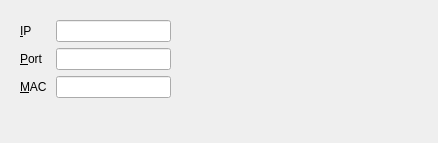
<?xml version="1.0" encoding="UTF-8"?>
<ui version="4.0">
 <class>Widget</class>
 <widget class="QWidget" name="Widget">
  <property name="geometry">
   <rect>
    <x>0</x>
    <y>0</y>
    <width>438</width>
    <height>143</height>
   </rect>
  </property>
  <property name="windowTitle">
   <string>Widget</string>
  </property>
  <widget class="QWidget" name="">
   <property name="geometry">
    <rect>
     <x>10</x>
     <y>10</y>
     <width>171</width>
     <height>101</height>
    </rect>
   </property>
   <layout class="QVBoxLayout" name="verticalLayout">
    <property name="leftMargin">
     <number>10</number>
    </property>
    <property name="topMargin">
     <number>10</number>
    </property>
    <property name="rightMargin">
     <number>10</number>
    </property>
    <property name="bottomMargin">
     <number>10</number>
    </property>
    <item>
     <layout class="QHBoxLayout" name="horizontalLayout">
      <item>
       <widget class="QLabel" name="ipLabel">
        <property name="minimumSize">
         <size>
          <width>30</width>
          <height>0</height>
         </size>
        </property>
        <property name="text">
         <string>&amp;IP</string>
        </property>
        <property name="buddy">
         <cstring>ipEdt</cstring>
        </property>
       </widget>
      </item>
      <item>
       <widget class="QLineEdit" name="ipEdt"/>
      </item>
     </layout>
    </item>
    <item>
     <layout class="QHBoxLayout" name="horizontalLayout_2">
      <item>
       <widget class="QLabel" name="portLabel">
        <property name="minimumSize">
         <size>
          <width>30</width>
          <height>0</height>
         </size>
        </property>
        <property name="text">
         <string>&amp;Port</string>
        </property>
        <property name="buddy">
         <cstring>portEdt</cstring>
        </property>
       </widget>
      </item>
      <item>
       <widget class="QLineEdit" name="portEdt"/>
      </item>
     </layout>
    </item>
    <item>
     <layout class="QHBoxLayout" name="horizontalLayout_3">
      <item>
       <widget class="QLabel" name="macLabel">
        <property name="minimumSize">
         <size>
          <width>30</width>
          <height>0</height>
         </size>
        </property>
        <property name="text">
         <string>&amp;MAC</string>
        </property>
        <property name="buddy">
         <cstring>macEdt</cstring>
        </property>
       </widget>
      </item>
      <item>
       <widget class="QLineEdit" name="macEdt"/>
      </item>
     </layout>
    </item>
   </layout>
  </widget>
 </widget>
 <resources/>
 <connections/>
</ui>
